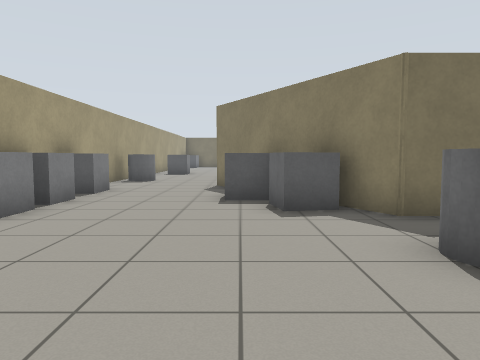
view 1 (above)

15 first-person views from a walk through a world built for the Gazebo simulator. The camera is 0.94 m above the floor, tilts 4° down and sees 70° across. The floor is counted in squares, 1 m on a side. Each view is taken from the middle of a square. On the plan, view 1 faces up. The plan holds only what a view shows up to about 12 squares ahead; the rest is blank. Robots are left out.

view 2
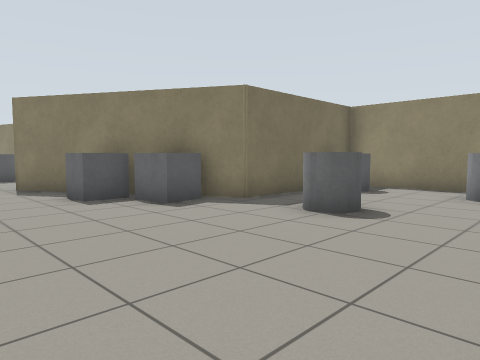

view 3
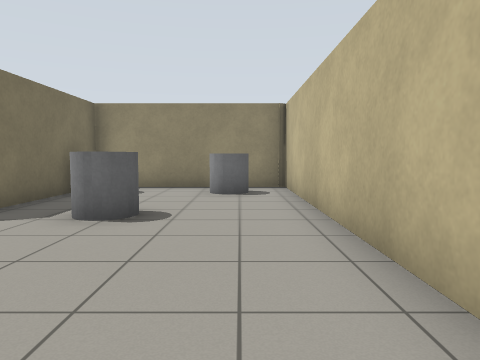

view 4
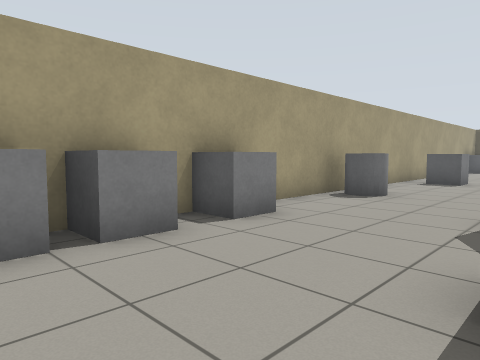

view 5
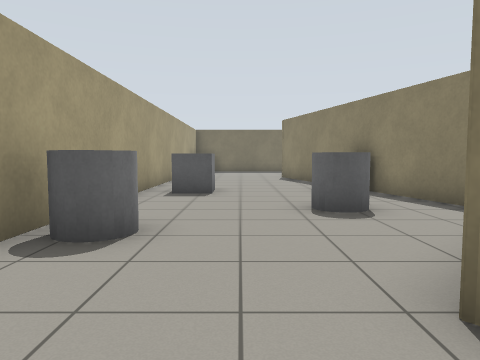

view 6
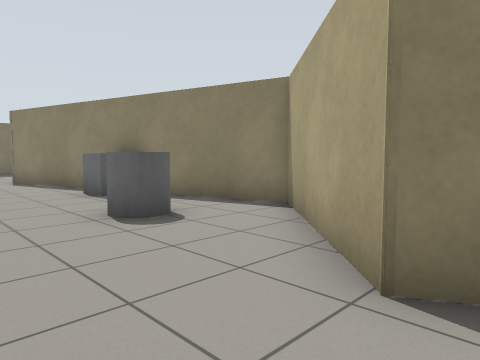

view 7
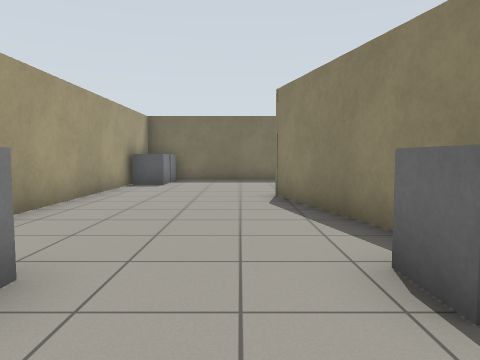

view 8
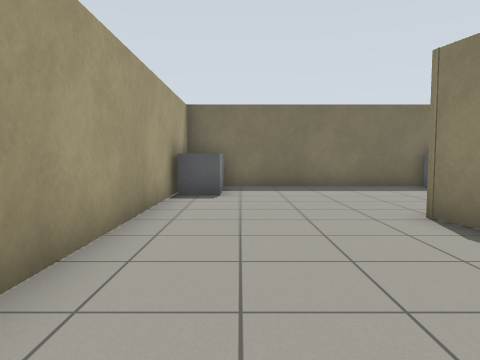

view 9
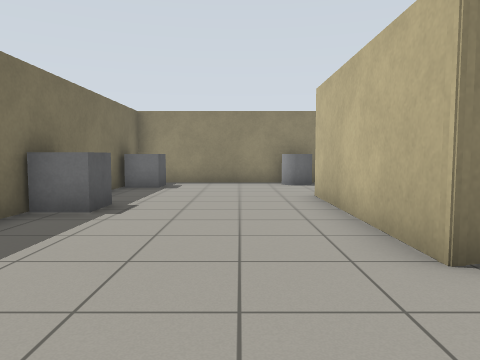

view 10
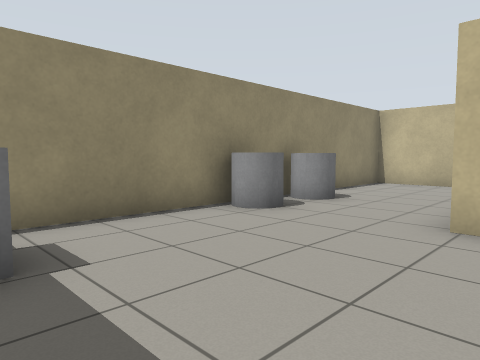

view 11
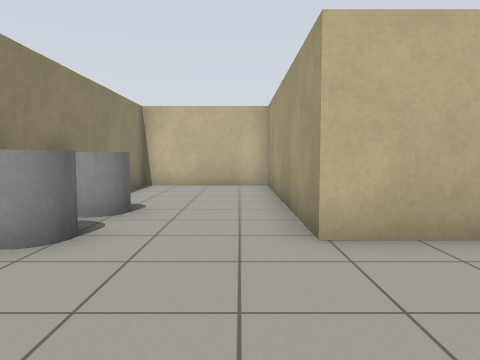

view 12
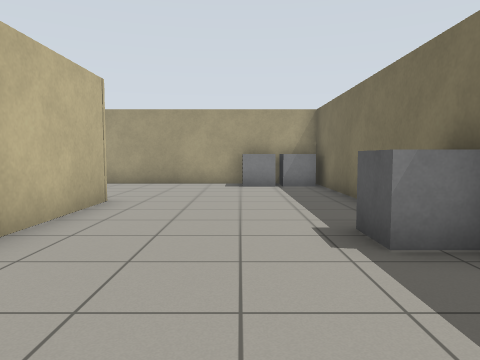

view 13
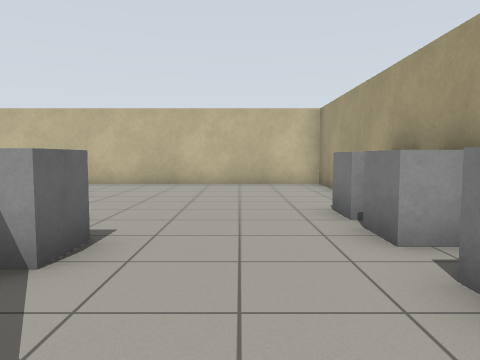

view 14
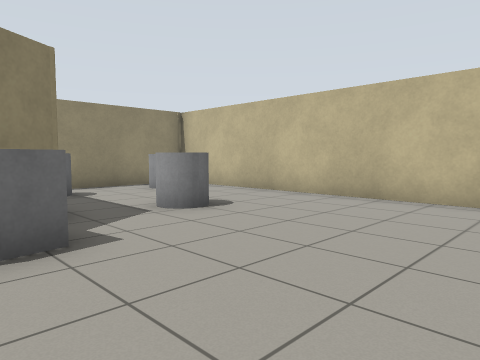

view 15
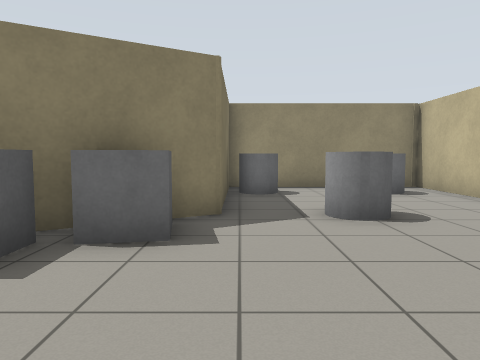

### Floor plan
Points are (right, up) in squares from view 1. A wall is a line through its corners. A room is listed if a view was taken in it or the views show most of it. See-through windows are left out.
Room 1 (views 1, 2, 3, 4, 5, 6, 7, 8, 9, 10, 11, 12, 13, 14, 15)
walls: (2.5, 14.2) (-0.1, 24.2) (5.1, 24.2) (5.1, 17.1) (9.1, 17.1) (9.1, 29.6) (-4.6, 29.6) (-4.6, -0.4) (7.3, -0.4) (7.3, 5.3) (2.5, 5.3) (-0.7, 10.9) (2.5, 14.2)
objects: grey box (-4, 5) to (-4, 6); grey box (-4, 7); grey box (-4, 9); grey cylinder (-4, 13); grey box (-4, 27); grey box (-4, 28) to (-4, 29); grey box (-3, 18); grey box (0, 7) to (0, 8); grey cylinder (0, 15); grey box (1, 6) to (1, 7); grey box (1, 18); grey cylinder (2, 3) to (3, 3); grey box (3, 29); grey cylinder (6, 1) to (6, 2); grey cylinder (6, 4) to (6, 5); grey box (7, 29) to (8, 29); grey cylinder (8, 22); grey cylinder (8, 24)

Where each view was taken, in squares from view 1:
view 1: 0 up, 0 right, facing up
view 2: 0 up, 3 left, facing up-right
view 3: 1 up, 3 left, facing right
view 4: 5 up, 0 right, facing up-left
view 5: 9 up, 2 left, facing up
view 6: 10 up, 3 left, facing up-right
view 7: 16 up, 1 left, facing up
view 8: 19 up, 3 left, facing up
view 9: 26 up, 3 left, facing right
view 10: 29 up, 4 right, facing down-right
view 11: 28 up, 6 right, facing down
view 12: 27 up, 7 right, facing left
view 13: 11 up, 2 left, facing down
view 14: 7 up, 3 left, facing down-right
view 15: 5 up, 3 left, facing right
